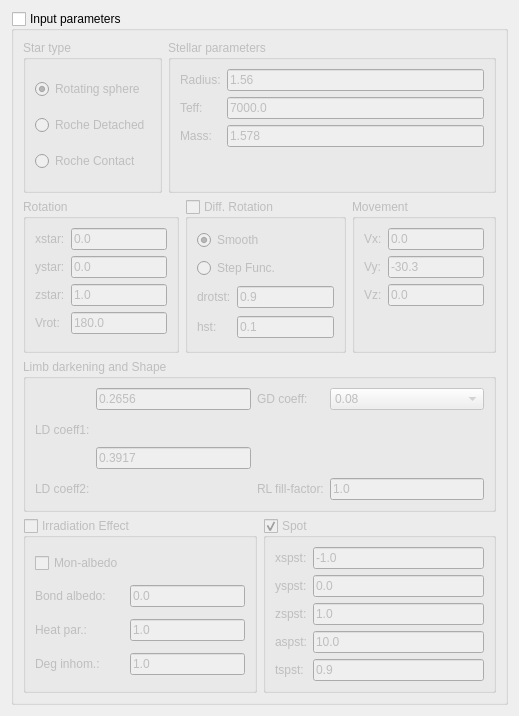
          <widget class="QWidget" name="scrollContentCS">
           <property name="geometry">
            <rect>
             <x>0</x>
             <y>0</y>
             <width>519</width>
             <height>716</height>
            </rect>
           </property>
           <layout class="QVBoxLayout" name="verticalLayout_3">
            <item>
             <widget class="QGroupBox" name="groupCSmain">
              <property name="title">
               <string>Input parameters</string>
              </property>
              <property name="checkable">
               <bool>true</bool>
              </property>
              <property name="checked">
               <bool>false</bool>
              </property>
              <layout class="QVBoxLayout" name="verticalLayout_11">
               <item>
                <layout class="QHBoxLayout" name="horizontalLayout_2">
                 <item>
                  <widget class="QGroupBox" name="groupCStype">
                   <property name="toolTip">
                    <string>&lt;html&gt;&lt;head/&gt;&lt;body&gt;&lt;p&gt;istar&lt;/p&gt;&lt;/body&gt;&lt;/html&gt;</string>
                   </property>
                   <property name="title">
                    <string>Star type</string>
                   </property>
                   <layout class="QVBoxLayout" name="verticalLayout_2">
                    <item>
                     <widget class="QRadioButton" name="radioRotSphere">
                      <property name="text">
                       <string>Rotating sphere</string>
                      </property>
                      <property name="checked">
                       <bool>true</bool>
                      </property>
                     </widget>
                    </item>
                    <item>
                     <widget class="QRadioButton" name="radioDetBin">
                      <property name="text">
                       <string>Roche Detached</string>
                      </property>
                     </widget>
                    </item>
                    <item>
                     <widget class="QRadioButton" name="radioContSys">
                      <property name="text">
                       <string>Roche Contact</string>
                      </property>
                     </widget>
                    </item>
                   </layout>
                  </widget>
                 </item>
                 <item>
                  <widget class="QGroupBox" name="groupStelParams">
                   <property name="title">
                    <string>Stellar parameters</string>
                   </property>
                   <layout class="QFormLayout" name="formLayout_3">
                    <item row="0" column="0">
                     <widget class="QLabel" name="labelCSRadius">
                      <property name="toolTip">
                       <string>&lt;html&gt;&lt;head/&gt;&lt;body&gt;&lt;p&gt;rstar&lt;/p&gt;&lt;/body&gt;&lt;/html&gt;</string>
                      </property>
                      <property name="text">
                       <string>Radius:</string>
                      </property>
                     </widget>
                    </item>
                    <item row="0" column="1">
                     <widget class="QLineEdit" name="textrstar">
                      <property name="text">
                       <string>1.56</string>
                      </property>
                     </widget>
                    </item>
                    <item row="1" column="0">
                     <widget class="QLabel" name="labelCSTeff">
                      <property name="toolTip">
                       <string>&lt;html&gt;&lt;head/&gt;&lt;body&gt;&lt;p&gt;tstar&lt;/p&gt;&lt;/body&gt;&lt;/html&gt;</string>
                      </property>
                      <property name="text">
                       <string>Teff:</string>
                      </property>
                     </widget>
                    </item>
                    <item row="1" column="1">
                     <widget class="QLineEdit" name="texttsar">
                      <property name="text">
                       <string>7000.0</string>
                      </property>
                     </widget>
                    </item>
                    <item row="2" column="0">
                     <widget class="QLabel" name="labelCSMass">
                      <property name="toolTip">
                       <string>&lt;html&gt;&lt;head/&gt;&lt;body&gt;&lt;p&gt;emstar&lt;/p&gt;&lt;/body&gt;&lt;/html&gt;</string>
                      </property>
                      <property name="text">
                       <string>Mass:</string>
                      </property>
                     </widget>
                    </item>
                    <item row="2" column="1">
                     <widget class="QLineEdit" name="textemstar">
                      <property name="text">
                       <string>1.578</string>
                      </property>
                     </widget>
                    </item>
                   </layout>
                  </widget>
                 </item>
                </layout>
               </item>
               <item>
                <layout class="QHBoxLayout" name="horizontalLayout">
                 <item>
                  <widget class="QGroupBox" name="groupCSRotation">
                   <property name="toolTip">
                    <string>&lt;html&gt;&lt;head/&gt;&lt;body&gt;&lt;p&gt;Define unit aiming vector of the rotational axis of the central star.&lt;/p&gt;&lt;/body&gt;&lt;/html&gt;</string>
                   </property>
                   <property name="title">
                    <string>Rotation</string>
                   </property>
                   <property name="checkable">
                    <bool>false</bool>
                   </property>
                   <layout class="QFormLayout" name="formLayout">
                    <item row="0" column="0">
                     <widget class="QLabel" name="labelCSxstar">
                      <property name="text">
                       <string>xstar:</string>
                      </property>
                     </widget>
                    </item>
                    <item row="0" column="1">
                     <widget class="QLineEdit" name="textxstar">
                      <property name="text">
                       <string>0.0</string>
                      </property>
                     </widget>
                    </item>
                    <item row="1" column="0">
                     <widget class="QLabel" name="labelCSystar">
                      <property name="text">
                       <string>ystar:</string>
                      </property>
                     </widget>
                    </item>
                    <item row="1" column="1">
                     <widget class="QLineEdit" name="textystar">
                      <property name="text">
                       <string>0.0</string>
                      </property>
                     </widget>
                    </item>
                    <item row="2" column="0">
                     <widget class="QLabel" name="labelCSzstar">
                      <property name="text">
                       <string>zstar:</string>
                      </property>
                     </widget>
                    </item>
                    <item row="2" column="1">
                     <widget class="QLineEdit" name="textzstar">
                      <property name="text">
                       <string>1.0</string>
                      </property>
                     </widget>
                    </item>
                    <item row="3" column="0">
                     <widget class="QLabel" name="labelCSvrot">
                      <property name="text">
                       <string>Vrot:</string>
                      </property>
                     </widget>
                    </item>
                    <item row="3" column="1">
                     <widget class="QLineEdit" name="textvrotst">
                      <property name="text">
                       <string>180.0</string>
                      </property>
                     </widget>
                    </item>
                   </layout>
                  </widget>
                 </item>
                 <item>
                  <widget class="QGroupBox" name="groupCSDiffRot">
                   <property name="toolTip">
                    <string>&lt;html&gt;&lt;head/&gt;&lt;body&gt;&lt;p&gt;idiff: Differential Rotation&lt;/p&gt;&lt;/body&gt;&lt;/html&gt;</string>
                   </property>
                   <property name="title">
                    <string>Diff. Rotation</string>
                   </property>
                   <property name="checkable">
                    <bool>true</bool>
                   </property>
                   <property name="checked">
                    <bool>false</bool>
                   </property>
                   <layout class="QGridLayout" name="gridLayout">
                    <item row="0" column="0" colspan="2">
                     <widget class="QRadioButton" name="radioCSDiffRotSmooth">
                      <property name="toolTip">
                       <string>&lt;html&gt;&lt;head/&gt;&lt;body&gt;&lt;p&gt;omega(phi)=omega&lt;span style=&quot; vertical-align:sub;&quot;&gt;eq&lt;/span&gt; - (omega&lt;span style=&quot; vertical-align:sub;&quot;&gt;eq&lt;/span&gt; - omega&lt;span style=&quot; vertical-align:sub;&quot;&gt;pol&lt;/span&gt;)*sin(phi)&lt;span style=&quot; vertical-align:super;&quot;&gt;2&lt;/span&gt;&lt;/p&gt;&lt;/body&gt;&lt;/html&gt;</string>
                      </property>
                      <property name="text">
                       <string>Smooth</string>
                      </property>
                      <property name="checked">
                       <bool>true</bool>
                      </property>
                     </widget>
                    </item>
                    <item row="1" column="0" colspan="2">
                     <widget class="QRadioButton" name="radioCSDiffRotStepFunc">
                      <property name="toolTip">
                       <string>&lt;html&gt;&lt;head/&gt;&lt;body&gt;&lt;p&gt;omega(phi) = omega&lt;span style=&quot; vertical-align:sub;&quot;&gt;eq&lt;/span&gt; for z / rstar &amp;lt; hst&lt;/p&gt;&lt;p&gt;omega(phi) = omega&lt;span style=&quot; vertical-align:sub;&quot;&gt;pol&lt;/span&gt; for z/rstar &amp;gt; hst&lt;/p&gt;&lt;/body&gt;&lt;/html&gt;</string>
                      </property>
                      <property name="text">
                       <string>Step Func.</string>
                      </property>
                     </widget>
                    </item>
                    <item row="2" column="0">
                     <widget class="QLabel" name="labeldrotst">
                      <property name="text">
                       <string>drotst:</string>
                      </property>
                     </widget>
                    </item>
                    <item row="2" column="1">
                     <widget class="QLineEdit" name="textdrotst">
                      <property name="text">
                       <string>0.9</string>
                      </property>
                     </widget>
                    </item>
                    <item row="3" column="0">
                     <widget class="QLabel" name="label">
                      <property name="text">
                       <string>hst:</string>
                      </property>
                     </widget>
                    </item>
                    <item row="3" column="1">
                     <widget class="QLineEdit" name="texthst">
                      <property name="text">
                       <string>0.1</string>
                      </property>
                     </widget>
                    </item>
                   </layout>
                  </widget>
                 </item>
                 <item>
                  <widget class="QGroupBox" name="groupCSMovement">
                   <property name="toolTip">
                    <string>&lt;html&gt;&lt;head/&gt;&lt;body&gt;&lt;p&gt;Net velocity components.&lt;/p&gt;&lt;/body&gt;&lt;/html&gt;</string>
                   </property>
                   <property name="title">
                    <string>Movement</string>
                   </property>
                   <layout class="QFormLayout" name="formLayout_2">
                    <item row="0" column="0">
                     <widget class="QLabel" name="labelCSvx">
                      <property name="toolTip">
                       <string>&lt;html&gt;&lt;head/&gt;&lt;body&gt;&lt;p&gt;vxst&lt;/p&gt;&lt;/body&gt;&lt;/html&gt;</string>
                      </property>
                      <property name="text">
                       <string>Vx:</string>
                      </property>
                     </widget>
                    </item>
                    <item row="0" column="1">
                     <widget class="QLineEdit" name="textvxst">
                      <property name="text">
                       <string>0.0</string>
                      </property>
                     </widget>
                    </item>
                    <item row="1" column="0">
                     <widget class="QLabel" name="labelCSvy">
                      <property name="toolTip">
                       <string>&lt;html&gt;&lt;head/&gt;&lt;body&gt;&lt;p&gt;vyst&lt;/p&gt;&lt;/body&gt;&lt;/html&gt;</string>
                      </property>
                      <property name="text">
                       <string>Vy:</string>
                      </property>
                     </widget>
                    </item>
                    <item row="1" column="1">
                     <widget class="QLineEdit" name="textvyst">
                      <property name="text">
                       <string>-30.3</string>
                      </property>
                     </widget>
                    </item>
                    <item row="2" column="0">
                     <widget class="QLabel" name="labelCSvz">
                      <property name="toolTip">
                       <string>&lt;html&gt;&lt;head/&gt;&lt;body&gt;&lt;p&gt;vzst&lt;/p&gt;&lt;/body&gt;&lt;/html&gt;</string>
                      </property>
                      <property name="text">
                       <string>Vz:</string>
                      </property>
                     </widget>
                    </item>
                    <item row="2" column="1">
                     <widget class="QLineEdit" name="textvzst">
                      <property name="text">
                       <string>0.0</string>
                      </property>
                     </widget>
                    </item>
                   </layout>
                  </widget>
                 </item>
                </layout>
               </item>
               <item>
                <widget class="QGroupBox" name="groupLDandShape">
                 <property name="title">
                  <string>Limb darkening and Shape</string>
                 </property>
                 <layout class="QGridLayout" name="gridLayout_4">
                  <item row="3" column="2">
                   <widget class="QLabel" name="label_5">
                    <property name="toolTip">
                     <string>&lt;html&gt;&lt;head/&gt;&lt;body&gt;&lt;p&gt;ffst&lt;/p&gt;&lt;/body&gt;&lt;/html&gt;</string>
                    </property>
                    <property name="text">
                     <string>RL fill-factor:</string>
                    </property>
                   </widget>
                  </item>
                  <item row="2" column="1" rowspan="2">
                   <widget class="QLineEdit" name="textdlst2">
                    <property name="text">
                     <string>0.3917</string>
                    </property>
                   </widget>
                  </item>
                  <item row="1" column="0" rowspan="2">
                   <widget class="QLabel" name="labelLDcoeff1">
                    <property name="toolTip">
                     <string>&lt;html&gt;&lt;head/&gt;&lt;body&gt;&lt;p&gt;dlst&lt;/p&gt;&lt;/body&gt;&lt;/html&gt;</string>
                    </property>
                    <property name="text">
                     <string>LD coeff1:</string>
                    </property>
                   </widget>
                  </item>
                  <item row="1" column="1">
                   <widget class="QLineEdit" name="textdlst">
                    <property name="text">
                     <string>0.2656</string>
                    </property>
                   </widget>
                  </item>
                  <item row="3" column="0">
                   <widget class="QLabel" name="labelLDcoeff2">
                    <property name="toolTip">
                     <string>&lt;html&gt;&lt;head/&gt;&lt;body&gt;&lt;p&gt;dlst2&lt;/p&gt;&lt;/body&gt;&lt;/html&gt;</string>
                    </property>
                    <property name="text">
                     <string>LD coeff2:</string>
                    </property>
                   </widget>
                  </item>
                  <item row="1" column="2">
                   <widget class="QLabel" name="labelGDcoeff">
                    <property name="toolTip">
                     <string>&lt;html&gt;&lt;head/&gt;&lt;body&gt;&lt;p&gt;dgst&lt;/p&gt;&lt;p&gt;&lt;br/&gt;&lt;/p&gt;&lt;/body&gt;&lt;/html&gt;</string>
                    </property>
                    <property name="text">
                     <string>GD coeff:</string>
                    </property>
                   </widget>
                  </item>
                  <item row="3" column="3">
                   <widget class="QLineEdit" name="textffst">
                    <property name="text">
                     <string>1.0</string>
                    </property>
                   </widget>
                  </item>
                  <item row="1" column="3">
                   <widget class="QComboBox" name="combodgst">
                    <item>
                     <property name="text">
                      <string>0.08</string>
                     </property>
                    </item>
                    <item>
                     <property name="text">
                      <string>0.25</string>
                     </property>
                    </item>
                   </widget>
                  </item>
                 </layout>
                </widget>
               </item>
               <item>
                <layout class="QHBoxLayout" name="horizontalLayout_3">
                 <item>
                  <widget class="QGroupBox" name="checkirrst">
                   <property name="toolTip">
                    <string>&lt;html&gt;&lt;head/&gt;&lt;body&gt;&lt;p&gt;Irradiation and reflection effect.&lt;/p&gt;&lt;/body&gt;&lt;/html&gt;</string>
                   </property>
                   <property name="title">
                    <string>Irradiation Effect</string>
                   </property>
                   <property name="checkable">
                    <bool>true</bool>
                   </property>
                   <property name="checked">
                    <bool>false</bool>
                   </property>
                   <layout class="QGridLayout" name="gridLayout_5">
                    <item row="1" column="0">
                     <widget class="QLabel" name="labelBalbedo">
                      <property name="toolTip">
                       <string>&lt;html&gt;&lt;head/&gt;&lt;body&gt;&lt;p&gt;albst&lt;/p&gt;&lt;/body&gt;&lt;/html&gt;</string>
                      </property>
                      <property name="text">
                       <string>Bond albedo:</string>
                      </property>
                     </widget>
                    </item>
                    <item row="2" column="0">
                     <widget class="QLabel" name="labelhtst">
                      <property name="toolTip">
                       <string>&lt;html&gt;&lt;head/&gt;&lt;body&gt;&lt;p&gt;htst&lt;/p&gt;&lt;/body&gt;&lt;/html&gt;</string>
                      </property>
                      <property name="text">
                       <string>Heat par.:</string>
                      </property>
                     </widget>
                    </item>
                    <item row="3" column="0">
                     <widget class="QLabel" name="label_4">
                      <property name="toolTip">
                       <string>&lt;html&gt;&lt;head/&gt;&lt;body&gt;&lt;p&gt;htsta&lt;/p&gt;&lt;/body&gt;&lt;/html&gt;</string>
                      </property>
                      <property name="text">
                       <string>Deg inhom.:</string>
                      </property>
                     </widget>
                    </item>
                    <item row="1" column="1">
                     <widget class="QLineEdit" name="textalbst">
                      <property name="text">
                       <string>0.0</string>
                      </property>
                     </widget>
                    </item>
                    <item row="2" column="1">
                     <widget class="QLineEdit" name="texthtst">
                      <property name="text">
                       <string>1.0</string>
                      </property>
                     </widget>
                    </item>
                    <item row="3" column="1">
                     <widget class="QLineEdit" name="texthtsta">
                      <property name="text">
                       <string>1.0</string>
                      </property>
                     </widget>
                    </item>
                    <item row="0" column="0">
                     <widget class="QCheckBox" name="checkialbst">
                      <property name="toolTip">
                       <string>&lt;html&gt;&lt;head/&gt;&lt;body&gt;&lt;p&gt;ialbst=1&lt;/p&gt;&lt;/body&gt;&lt;/html&gt;</string>
                      </property>
                      <property name="text">
                       <string>Mon-albedo</string>
                      </property>
                     </widget>
                    </item>
                   </layout>
                  </widget>
                 </item>
                 <item>
                  <widget class="QGroupBox" name="groupispst">
                   <property name="toolTip">
                    <string>&lt;html&gt;&lt;head/&gt;&lt;body&gt;&lt;p&gt;Turn on a Spot in the star.&lt;/p&gt;&lt;/body&gt;&lt;/html&gt;</string>
                   </property>
                   <property name="title">
                    <string>Spot</string>
                   </property>
                   <property name="checkable">
                    <bool>true</bool>
                   </property>
                   <layout class="QFormLayout" name="formLayout_4">
                    <item row="0" column="0">
                     <widget class="QLabel" name="label_6">
                      <property name="text">
                       <string>xspst:</string>
                      </property>
                     </widget>
                    </item>
                    <item row="0" column="1">
                     <widget class="QLineEdit" name="textxspst">
                      <property name="text">
                       <string>-1.0</string>
                      </property>
                     </widget>
                    </item>
                    <item row="1" column="0">
                     <widget class="QLabel" name="label_7">
                      <property name="text">
                       <string>yspst:</string>
                      </property>
                     </widget>
                    </item>
                    <item row="1" column="1">
                     <widget class="QLineEdit" name="textyspst">
                      <property name="text">
                       <string>0.0</string>
                      </property>
                     </widget>
                    </item>
                    <item row="2" column="0">
                     <widget class="QLabel" name="label_8">
                      <property name="text">
                       <string>zspst:</string>
                      </property>
                     </widget>
                    </item>
                    <item row="2" column="1">
                     <widget class="QLineEdit" name="textzspst">
                      <property name="text">
                       <string>1.0</string>
                      </property>
                     </widget>
                    </item>
                    <item row="3" column="0">
                     <widget class="QLabel" name="label_9">
                      <property name="text">
                       <string>aspst:</string>
                      </property>
                     </widget>
                    </item>
                    <item row="3" column="1">
                     <widget class="QLineEdit" name="textaspst">
                      <property name="text">
                       <string>10.0</string>
                      </property>
                     </widget>
                    </item>
                    <item row="4" column="0">
                     <widget class="QLabel" name="label_10">
                      <property name="text">
                       <string>tspst:</string>
                      </property>
                     </widget>
                    </item>
                    <item row="4" column="1">
                     <widget class="QLineEdit" name="texttspst">
                      <property name="text">
                       <string>0.9</string>
                      </property>
                     </widget>
                    </item>
                   </layout>
                  </widget>
                 </item>
                </layout>
               </item>
              </layout>
             </widget>
            </item>
           </layout>
          </widget>
